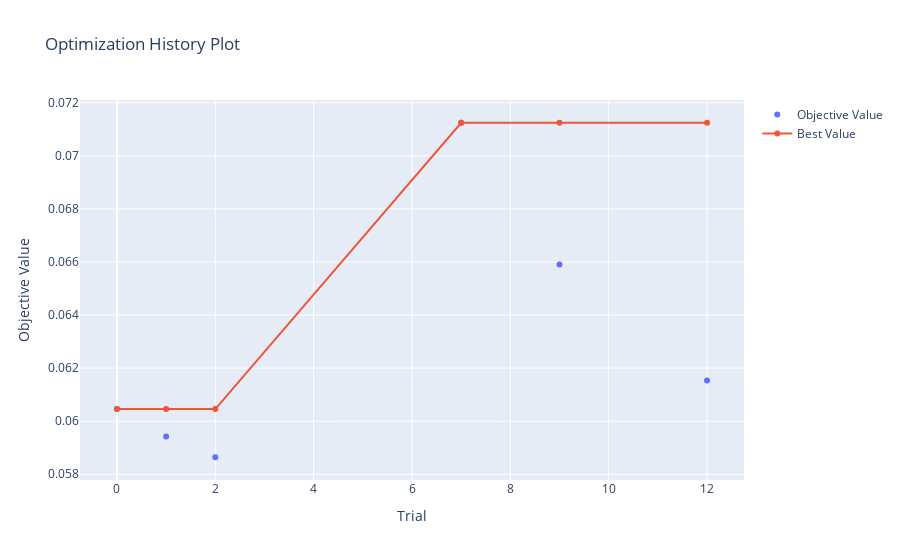

Notebook code cell kept with this figure:
### Code cell
optuna.visualization.plot_optimization_history(study)

### Figure 1 — Plotly figure (JSON) as saved in the notebook; plotly's stock layout.template omitted (floating-point values rounded to 4 significant figures)
{"data": [{"mode": "markers", "name": "Objective Value", "type": "scatter", "x": [0, 1, 2, 7, 9, 12], "y": [0.06046, 0.05942, 0.05864, 0.07124, 0.0659, 0.06153]}, {"name": "Best Value", "type": "scatter", "x": [0, 1, 2, 7, 9, 12], "y": [0.06046, 0.06046, 0.06046, 0.07124, 0.07124, 0.07124]}], "layout": {"title": {"text": "Optimization History Plot"}, "xaxis": {"title": {"text": "Trial"}}, "yaxis": {"title": {"text": "Objective Value"}}}}
